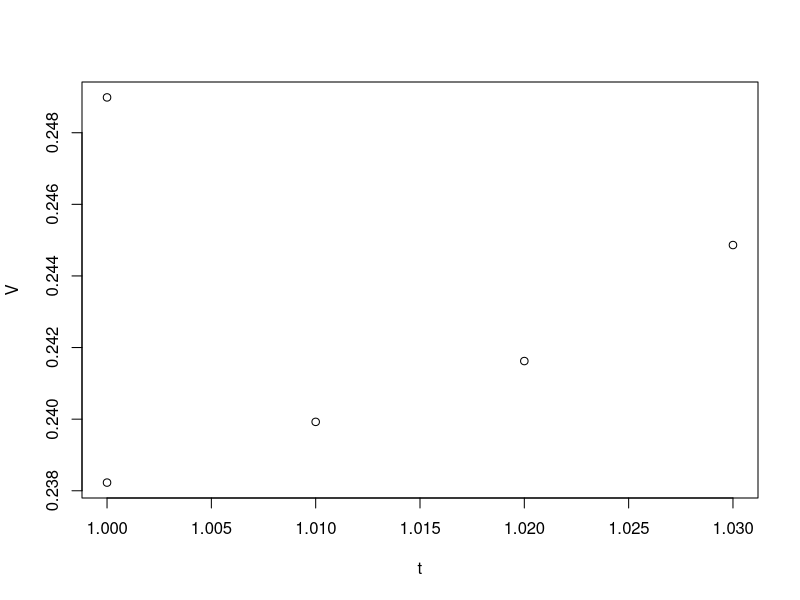

Here is the R script that generated this plot: (Note: this script raises an error after producing the figure.)
print("Parte de derivación")
#Punto 1G 
#Se posee un incremento de error igual a h 
h=0.1
x0=1.8
x1=x0+h
x2=x0+2*h
x3=x0-h
x4=x0-2*h

PrimeraDDosPuntos=(log(x1)-log(x0))/h
primeraDTresPuntos=((1/(2*h)))*((-3*log(x0))+(4*log(x1))-(log(x1))-(log(x2)))
PrimeraDCincoPuntos=(-log(x2)+8*log(x1)-8*log(x3)+log(x4))/(12*h)

print("Punto G ")
print(PrimeraDDosPuntos)
print(primeraDTresPuntos)
print(PrimeraDCincoPuntos)




#Punto 1K 
# Utilizando el metodo de solucion para ecuaciones diferenciales ordinarias
# De la forma y'+p(x)=q(x)
# Cuya solución para el caso práctico de circuitos sería: 
# i(t) = C*exp^(-(R*t)/(L))+E(t)*(L/R)
# Debido a que la constante C no se puede determinar dado que nos piden hallar el voltaje
# Se asume que en el tiempo cero la corriente también es cero, por lo que la solución
# quedaría de la siguiente forma i(t)=E(t)*(L/R)(exp^(-(R*t)/(L))+1), y despejando el
# voltaje, entonces se tendría E(t)=(i(t)*R)/(L*exp^(-(R*t)/(L))+1)

calcularVoltaje <-function(R,L,t,i){
  
  E = (i*R)/(L*exp(-(R*t)/(L))+1)
  return (E)
  #sprintf("Valor del voltaje : %f voltios", E)  
}


t= c(1.00,1.01,1.02,1.03,1.00)
i= c(3.10,3.12,3.14,3.18,3.24)

R=0.142
L=0.98
V= c() 

print("Punto K ")
pos =1
while(pos <= length(t)){
 V[pos] = calcularVoltaje(R,L,t[pos], i[pos]) 
 print (V[pos])
 sprintf("tiempo: %f, corriente: %f",t[pos],i[pos])
 sprintf("El valor del voltaje: %f",V[pos])
 pos=pos+1
}
plot(t,V)




print("Parte de integración")
#Punto H
print("Punto H ")
#intervalo superior
b=2
#intervalo inferior
a=1
#Funcion evaluada 1
parametro1=expression(-((b-a)/2)*(1/sqrt(3))+((b+a)/2))
x=eval(parametro1)
#valor para evaluar 1
print(x)
expre1= expression(x*exp(x))
#funcion evaluada 
num1=eval(expre1)
print(num1)
#Funcion evaluada 2
parametro2=expression(((b-a)/2)*(1/sqrt(3))+((b+a)/2))
y=eval(parametro2)
#valor para evaluar 2
print(y)
expre2= expression(y*exp(y))
#funcion evaluada 2 
num2=eval(expre2)
print(num2)
#constante
c=(b-a)/2
#evaluamos en la formula simpson y de trapecios
f=c*(num1+num2)
print(f)





#Punto L
print("Punto L")
#Teniendo encuenta que e=sqrt(1-((b^2)/(a^2)))debemos despejar b ya que tenemos las
#otras dos incognitas e=0.206 y a = 0.387
e=0.206
a=0.387
expresionB= expression(sqrt((1-e^2)*(a^2)))
b= eval(expresionB)
print(B)
#Despejando la ecuacion de la eclipse obtenemos que la longitud esta dada por:
#4integrate(sqrt(1-(1-(b^2)/(a^2))^2*cos^2(Theta)))from 0 to pi/2(Cuadrante que se necesario)
#al evaluar la funcion en sus respectivos intervalos obtenemos (pi(a^2+b^2))/(a^2))
#evaluamos la funcion
pi=3.14159265359
expresionIntegracion=(pi*(a^2+b^2))/a^2
integracion=eval(expresionIntegracion)
print(integracion)





#funcion integracion del punto J
print("Punto J")

integral=function(a,b){
  #Funcion evaluada 1
  parametro1=expression(-((b-a)/2)*(1/sqrt(3))+((b+a)/2))
  x=eval(parametro1)
  #valor para evaluar 1
  expre1= expression(x*exp(x))
  #funcion evaluada 
  num1=eval(expre1)
  #Funcion evaluada 2
  parametro2=expression(((b-a)/2)*(1/sqrt(3))+((b+a)/2))
  y=eval(parametro2)
  #valor para evaluar 2
  expre2= expression(y*exp(y))
  #funcion evaluada 2 
  num2=eval(expre2)
  #constante
  c=(b-a)/2
  #evaluamos en la formula simpson y de trapecios
  f=c*(num1+num2)
  
}
int2=integral(1,1.5)
int3=integral(1.5,2)
int=int2+int3

#fomato de numero para numero de decimales
decimales=function(x,k){
  format(round(x,k),nsmall=k)
}
decimales(int,20)

solucion=function(a,b,k){
  #entre mas divisiones 	
  expre=expression((b-a)/(2*k))
  incremento=eval(expre)
  i=a
  sol=0
  while(i<b){
    sol=sol+integral(i,i+incremento)
    i=i+incremento
  }
  solf=decimales(sol,k)
  print(solf)
}
solucion(1,2,4)
